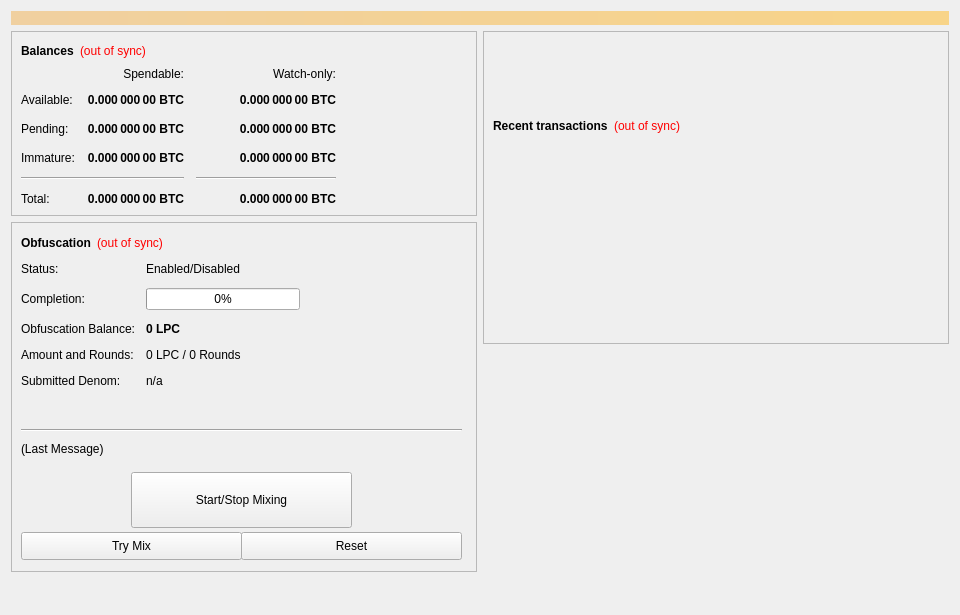
<?xml version="1.0" encoding="UTF-8"?>
<ui version="4.0">
 <class>OverviewPage</class>
 <widget class="QWidget" name="OverviewPage">
  <property name="geometry">
   <rect>
    <x>0</x>
    <y>0</y>
    <width>960</width>
    <height>615</height>
   </rect>
  </property>
  <property name="minimumSize">
   <size>
    <width>960</width>
    <height>0</height>
   </size>
  </property>
  <property name="windowTitle">
   <string>Form</string>
  </property>
  <layout class="QVBoxLayout" name="topLayout">
   <item>
    <widget class="QLabel" name="labelAlerts">
     <property name="visible">
      <bool>false</bool>
     </property>
     <property name="styleSheet">
      <string notr="true">background-color: qlineargradient(x1: 0, y1: 0, x2: 1, y2: 0, stop:0 #F0D0A0, stop:1 #F8D488); color:#000000;</string>
     </property>
     <property name="wordWrap">
      <bool>true</bool>
     </property>
     <property name="margin">
      <number>3</number>
     </property>
    </widget>
   </item>
   <item>
    <layout class="QHBoxLayout" name="horizontalLayout" stretch="1,1">
     <item>
      <layout class="QVBoxLayout" name="verticalLayout_2">
       <item>
        <widget class="QFrame" name="frame">
         <property name="frameShape">
          <enum>QFrame::StyledPanel</enum>
         </property>
         <property name="frameShadow">
          <enum>QFrame::Raised</enum>
         </property>
         <layout class="QVBoxLayout" name="verticalLayout_4">
          <item>
           <layout class="QHBoxLayout" name="horizontalLayout_4">
            <item>
             <widget class="QLabel" name="label_5">
              <property name="font">
               <font>
                <weight>75</weight>
                <bold>true</bold>
               </font>
              </property>
              <property name="text">
               <string>Balances</string>
              </property>
             </widget>
            </item>
            <item>
             <widget class="QLabel" name="labelWalletStatus">
              <property name="cursor">
               <cursorShape>WhatsThisCursor</cursorShape>
              </property>
              <property name="toolTip">
               <string>The displayed information may be out of date. Your wallet automatically synchronizes with the LightPayCash network after a connection is established, but this process has not completed yet.</string>
              </property>
              <property name="styleSheet">
               <string notr="true">QLabel { color: red; }</string>
              </property>
              <property name="text">
               <string notr="true">(out of sync)</string>
              </property>
              <property name="alignment">
               <set>Qt::AlignLeading|Qt::AlignLeft|Qt::AlignVCenter</set>
              </property>
             </widget>
            </item>
            <item>
             <spacer name="horizontalSpacer_3">
              <property name="orientation">
               <enum>Qt::Horizontal</enum>
              </property>
              <property name="sizeHint" stdset="0">
               <size>
                <width>40</width>
                <height>20</height>
               </size>
              </property>
             </spacer>
            </item>
           </layout>
          </item>
          <item>
           <layout class="QGridLayout" name="gridLayout">
            <property name="spacing">
             <number>12</number>
            </property>
            <item row="2" column="2">
             <widget class="QLabel" name="labelWatchPending">
              <property name="font">
               <font>
                <weight>75</weight>
                <bold>true</bold>
               </font>
              </property>
              <property name="cursor">
               <cursorShape>IBeamCursor</cursorShape>
              </property>
              <property name="toolTip">
               <string>Unconfirmed transactions to watch-only addresses</string>
              </property>
              <property name="text">
               <string notr="true">0.000 000 00 BTC</string>
              </property>
              <property name="alignment">
               <set>Qt::AlignRight|Qt::AlignTrailing|Qt::AlignVCenter</set>
              </property>
              <property name="textInteractionFlags">
               <set>Qt::LinksAccessibleByMouse|Qt::TextSelectableByKeyboard|Qt::TextSelectableByMouse</set>
              </property>
             </widget>
            </item>
            <item row="2" column="1">
             <widget class="QLabel" name="labelUnconfirmed">
              <property name="font">
               <font>
                <weight>75</weight>
                <bold>true</bold>
               </font>
              </property>
              <property name="cursor">
               <cursorShape>IBeamCursor</cursorShape>
              </property>
              <property name="toolTip">
               <string>Total of transactions that have yet to be confirmed, and do not yet count toward the spendable balance</string>
              </property>
              <property name="text">
               <string notr="true">0.000 000 00 BTC</string>
              </property>
              <property name="alignment">
               <set>Qt::AlignRight|Qt::AlignTrailing|Qt::AlignVCenter</set>
              </property>
              <property name="textInteractionFlags">
               <set>Qt::LinksAccessibleByMouse|Qt::TextSelectableByKeyboard|Qt::TextSelectableByMouse</set>
              </property>
             </widget>
            </item>
            <item row="3" column="2">
             <widget class="QLabel" name="labelWatchImmature">
              <property name="font">
               <font>
                <weight>75</weight>
                <bold>true</bold>
               </font>
              </property>
              <property name="cursor">
               <cursorShape>IBeamCursor</cursorShape>
              </property>
              <property name="toolTip">
               <string>Staked or masternode rewards in watch-only addresses that has not yet matured</string>
              </property>
              <property name="text">
               <string notr="true">0.000 000 00 BTC</string>
              </property>
              <property name="alignment">
               <set>Qt::AlignRight|Qt::AlignTrailing|Qt::AlignVCenter</set>
              </property>
              <property name="textInteractionFlags">
               <set>Qt::LinksAccessibleByMouse|Qt::TextSelectableByKeyboard|Qt::TextSelectableByMouse</set>
              </property>
             </widget>
            </item>
            <item row="4" column="0" colspan="2">
             <widget class="Line" name="lineSpendableBalance">
              <property name="orientation">
               <enum>Qt::Horizontal</enum>
              </property>
             </widget>
            </item>
            <item row="4" column="2">
             <widget class="Line" name="lineWatchBalance">
              <property name="sizePolicy">
               <sizepolicy hsizetype="Preferred" vsizetype="Fixed">
                <horstretch>0</horstretch>
                <verstretch>0</verstretch>
               </sizepolicy>
              </property>
              <property name="minimumSize">
               <size>
                <width>140</width>
                <height>0</height>
               </size>
              </property>
              <property name="orientation">
               <enum>Qt::Horizontal</enum>
              </property>
             </widget>
            </item>
            <item row="5" column="0">
             <widget class="QLabel" name="labelTotalText">
              <property name="text">
               <string>Total:</string>
              </property>
             </widget>
            </item>
            <item row="3" column="1">
             <widget class="QLabel" name="labelImmature">
              <property name="font">
               <font>
                <weight>75</weight>
                <bold>true</bold>
               </font>
              </property>
              <property name="cursor">
               <cursorShape>IBeamCursor</cursorShape>
              </property>
              <property name="toolTip">
               <string>Staked or masternode rewards that has not yet matured</string>
              </property>
              <property name="text">
               <string notr="true">0.000 000 00 BTC</string>
              </property>
              <property name="alignment">
               <set>Qt::AlignRight|Qt::AlignTrailing|Qt::AlignVCenter</set>
              </property>
              <property name="textInteractionFlags">
               <set>Qt::LinksAccessibleByMouse|Qt::TextSelectableByKeyboard|Qt::TextSelectableByMouse</set>
              </property>
             </widget>
            </item>
            <item row="2" column="3">
             <spacer name="horizontalSpacer_2">
              <property name="orientation">
               <enum>Qt::Horizontal</enum>
              </property>
              <property name="sizeHint" stdset="0">
               <size>
                <width>40</width>
                <height>20</height>
               </size>
              </property>
             </spacer>
            </item>
            <item row="3" column="0">
             <widget class="QLabel" name="labelImmatureText">
              <property name="text">
               <string>Immature:</string>
              </property>
             </widget>
            </item>
            <item row="5" column="1">
             <widget class="QLabel" name="labelTotal">
              <property name="font">
               <font>
                <weight>75</weight>
                <bold>true</bold>
               </font>
              </property>
              <property name="cursor">
               <cursorShape>IBeamCursor</cursorShape>
              </property>
              <property name="toolTip">
               <string>Your current total balance</string>
              </property>
              <property name="text">
               <string notr="true">0.000 000 00 BTC</string>
              </property>
              <property name="alignment">
               <set>Qt::AlignRight|Qt::AlignTrailing|Qt::AlignVCenter</set>
              </property>
              <property name="textInteractionFlags">
               <set>Qt::LinksAccessibleByMouse|Qt::TextSelectableByKeyboard|Qt::TextSelectableByMouse</set>
              </property>
             </widget>
            </item>
            <item row="5" column="2">
             <widget class="QLabel" name="labelWatchTotal">
              <property name="font">
               <font>
                <weight>75</weight>
                <bold>true</bold>
               </font>
              </property>
              <property name="cursor">
               <cursorShape>IBeamCursor</cursorShape>
              </property>
              <property name="toolTip">
               <string>Current total balance in watch-only addresses</string>
              </property>
              <property name="text">
               <string notr="true">0.000 000 00 BTC</string>
              </property>
              <property name="alignment">
               <set>Qt::AlignRight|Qt::AlignTrailing|Qt::AlignVCenter</set>
              </property>
              <property name="textInteractionFlags">
               <set>Qt::LinksAccessibleByMouse|Qt::TextSelectableByKeyboard|Qt::TextSelectableByMouse</set>
              </property>
             </widget>
            </item>
            <item row="0" column="2">
             <widget class="QLabel" name="labelWatchonly">
              <property name="text">
               <string>Watch-only:</string>
              </property>
              <property name="alignment">
               <set>Qt::AlignRight|Qt::AlignTrailing|Qt::AlignVCenter</set>
              </property>
             </widget>
            </item>
            <item row="1" column="0">
             <widget class="QLabel" name="labelBalanceText">
              <property name="text">
               <string>Available:</string>
              </property>
             </widget>
            </item>
            <item row="1" column="1">
             <widget class="QLabel" name="labelBalance">
              <property name="font">
               <font>
                <weight>75</weight>
                <bold>true</bold>
               </font>
              </property>
              <property name="cursor">
               <cursorShape>IBeamCursor</cursorShape>
              </property>
              <property name="toolTip">
               <string>Your current spendable balance</string>
              </property>
              <property name="text">
               <string notr="true">0.000 000 00 BTC</string>
              </property>
              <property name="alignment">
               <set>Qt::AlignRight|Qt::AlignTrailing|Qt::AlignVCenter</set>
              </property>
              <property name="textInteractionFlags">
               <set>Qt::LinksAccessibleByMouse|Qt::TextSelectableByKeyboard|Qt::TextSelectableByMouse</set>
              </property>
             </widget>
            </item>
            <item row="1" column="2">
             <widget class="QLabel" name="labelWatchAvailable">
              <property name="font">
               <font>
                <weight>75</weight>
                <bold>true</bold>
               </font>
              </property>
              <property name="cursor">
               <cursorShape>IBeamCursor</cursorShape>
              </property>
              <property name="toolTip">
               <string>Your current balance in watch-only addresses</string>
              </property>
              <property name="text">
               <string notr="true">0.000 000 00 BTC</string>
              </property>
              <property name="alignment">
               <set>Qt::AlignRight|Qt::AlignTrailing|Qt::AlignVCenter</set>
              </property>
              <property name="textInteractionFlags">
               <set>Qt::LinksAccessibleByMouse|Qt::TextSelectableByKeyboard|Qt::TextSelectableByMouse</set>
              </property>
             </widget>
            </item>
            <item row="2" column="0">
             <widget class="QLabel" name="labelPendingText">
              <property name="text">
               <string>Pending:</string>
              </property>
             </widget>
            </item>
            <item row="0" column="1">
             <widget class="QLabel" name="labelSpendable">
              <property name="text">
               <string>Spendable:</string>
              </property>
              <property name="alignment">
               <set>Qt::AlignRight|Qt::AlignTrailing|Qt::AlignVCenter</set>
              </property>
             </widget>
            </item>
           </layout>
          </item>
         </layout>
        </widget>
       </item>
       <item>
        <widget class="QFrame" name="frameObfuscation">
         <property name="minimumSize">
          <size>
           <width>0</width>
           <height>350</height>
          </size>
         </property>
         <property name="layoutDirection">
          <enum>Qt::LeftToRight</enum>
         </property>
         <property name="frameShape">
          <enum>QFrame::StyledPanel</enum>
         </property>
         <property name="frameShadow">
          <enum>QFrame::Raised</enum>
         </property>
         <widget class="QWidget" name="formLayoutWidget">
          <property name="geometry">
           <rect>
            <x>10</x>
            <y>40</y>
            <width>451</width>
            <height>161</height>
           </rect>
          </property>
          <layout class="QFormLayout" name="formLayout">
           <property name="fieldGrowthPolicy">
            <enum>QFormLayout::AllNonFixedFieldsGrow</enum>
           </property>
           <property name="horizontalSpacing">
            <number>11</number>
           </property>
           <property name="verticalSpacing">
            <number>12</number>
           </property>
           <item row="0" column="0">
            <widget class="QLabel" name="label_6">
             <property name="text">
              <string>Status:</string>
             </property>
            </widget>
           </item>
           <item row="1" column="0">
            <widget class="QLabel" name="label_7">
             <property name="text">
              <string>Completion:</string>
             </property>
            </widget>
           </item>
           <item row="1" column="1">
            <widget class="QProgressBar" name="obfuscationProgress">
             <property name="maximumSize">
              <size>
               <width>154</width>
               <height>16777215</height>
              </size>
             </property>
             <property name="value">
              <number>0</number>
             </property>
            </widget>
           </item>
           <item row="2" column="0">
            <widget class="QLabel" name="labelAnonymizedText">
             <property name="text">
              <string>Obfuscation Balance:</string>
             </property>
            </widget>
           </item>
           <item row="2" column="1">
            <widget class="QLabel" name="labelAnonymized">
             <property name="font">
              <font>
               <weight>75</weight>
               <bold>true</bold>
              </font>
             </property>
             <property name="text">
              <string notr="true">0 LPC</string>
             </property>
            </widget>
           </item>
           <item row="3" column="0">
            <widget class="QLabel" name="label_8">
             <property name="text">
              <string>Amount and Rounds:</string>
             </property>
            </widget>
           </item>
           <item row="3" column="1">
            <widget class="QLabel" name="labelAmountRounds">
             <property name="text">
              <string>0 LPC / 0 Rounds</string>
             </property>
            </widget>
           </item>
           <item row="4" column="0">
            <widget class="QLabel" name="label_9">
             <property name="text">
              <string>Submitted Denom:</string>
             </property>
            </widget>
           </item>
           <item row="4" column="1">
            <widget class="QLabel" name="labelSubmittedDenom">
             <property name="toolTip">
              <string>The denominations you submitted to the Masternode.&lt;br&gt;To mix, other users must submit the exact same denominations.</string>
             </property>
             <property name="text">
              <string>n/a</string>
             </property>
            </widget>
           </item>
           <item row="0" column="1">
            <widget class="QLabel" name="obfuscationEnabled">
             <property name="text">
              <string>Enabled/Disabled</string>
             </property>
            </widget>
           </item>
          </layout>
         </widget>
         <widget class="QPushButton" name="runAutoDenom">
          <property name="geometry">
           <rect>
            <x>251</x>
            <y>17</y>
            <width>1</width>
            <height>1</height>
           </rect>
          </property>
          <property name="palette">
           <palette>
            <active>
             <colorrole role="WindowText">
              <brush brushstyle="SolidPattern">
               <color alpha="255">
                <red>0</red>
                <green>0</green>
                <blue>0</blue>
               </color>
              </brush>
             </colorrole>
             <colorrole role="Button">
              <brush brushstyle="SolidPattern">
               <color alpha="255">
                <red>239</red>
                <green>238</green>
                <blue>238</blue>
               </color>
              </brush>
             </colorrole>
             <colorrole role="Light">
              <brush brushstyle="SolidPattern">
               <color alpha="255">
                <red>255</red>
                <green>255</green>
                <blue>255</blue>
               </color>
              </brush>
             </colorrole>
             <colorrole role="Midlight">
              <brush brushstyle="SolidPattern">
               <color alpha="255">
                <red>247</red>
                <green>246</green>
                <blue>246</blue>
               </color>
              </brush>
             </colorrole>
             <colorrole role="Dark">
              <brush brushstyle="SolidPattern">
               <color alpha="255">
                <red>119</red>
                <green>119</green>
                <blue>119</blue>
               </color>
              </brush>
             </colorrole>
             <colorrole role="Mid">
              <brush brushstyle="SolidPattern">
               <color alpha="255">
                <red>159</red>
                <green>159</green>
                <blue>159</blue>
               </color>
              </brush>
             </colorrole>
             <colorrole role="Text">
              <brush brushstyle="SolidPattern">
               <color alpha="255">
                <red>0</red>
                <green>0</green>
                <blue>0</blue>
               </color>
              </brush>
             </colorrole>
             <colorrole role="BrightText">
              <brush brushstyle="SolidPattern">
               <color alpha="255">
                <red>255</red>
                <green>255</green>
                <blue>255</blue>
               </color>
              </brush>
             </colorrole>
             <colorrole role="ButtonText">
              <brush brushstyle="SolidPattern">
               <color alpha="255">
                <red>0</red>
                <green>0</green>
                <blue>0</blue>
               </color>
              </brush>
             </colorrole>
             <colorrole role="Base">
              <brush brushstyle="SolidPattern">
               <color alpha="255">
                <red>255</red>
                <green>255</green>
                <blue>255</blue>
               </color>
              </brush>
             </colorrole>
             <colorrole role="Window">
              <brush brushstyle="SolidPattern">
               <color alpha="255">
                <red>239</red>
                <green>238</green>
                <blue>238</blue>
               </color>
              </brush>
             </colorrole>
             <colorrole role="Shadow">
              <brush brushstyle="SolidPattern">
               <color alpha="255">
                <red>0</red>
                <green>0</green>
                <blue>0</blue>
               </color>
              </brush>
             </colorrole>
             <colorrole role="AlternateBase">
              <brush brushstyle="SolidPattern">
               <color alpha="255">
                <red>247</red>
                <green>246</green>
                <blue>246</blue>
               </color>
              </brush>
             </colorrole>
             <colorrole role="ToolTipBase">
              <brush brushstyle="SolidPattern">
               <color alpha="255">
                <red>255</red>
                <green>255</green>
                <blue>220</blue>
               </color>
              </brush>
             </colorrole>
             <colorrole role="ToolTipText">
              <brush brushstyle="SolidPattern">
               <color alpha="255">
                <red>0</red>
                <green>0</green>
                <blue>0</blue>
               </color>
              </brush>
             </colorrole>
            </active>
            <inactive>
             <colorrole role="WindowText">
              <brush brushstyle="SolidPattern">
               <color alpha="255">
                <red>0</red>
                <green>0</green>
                <blue>0</blue>
               </color>
              </brush>
             </colorrole>
             <colorrole role="Button">
              <brush brushstyle="SolidPattern">
               <color alpha="255">
                <red>239</red>
                <green>238</green>
                <blue>238</blue>
               </color>
              </brush>
             </colorrole>
             <colorrole role="Light">
              <brush brushstyle="SolidPattern">
               <color alpha="255">
                <red>255</red>
                <green>255</green>
                <blue>255</blue>
               </color>
              </brush>
             </colorrole>
             <colorrole role="Midlight">
              <brush brushstyle="SolidPattern">
               <color alpha="255">
                <red>247</red>
                <green>246</green>
                <blue>246</blue>
               </color>
              </brush>
             </colorrole>
             <colorrole role="Dark">
              <brush brushstyle="SolidPattern">
               <color alpha="255">
                <red>119</red>
                <green>119</green>
                <blue>119</blue>
               </color>
              </brush>
             </colorrole>
             <colorrole role="Mid">
              <brush brushstyle="SolidPattern">
               <color alpha="255">
                <red>159</red>
                <green>159</green>
                <blue>159</blue>
               </color>
              </brush>
             </colorrole>
             <colorrole role="Text">
              <brush brushstyle="SolidPattern">
               <color alpha="255">
                <red>0</red>
                <green>0</green>
                <blue>0</blue>
               </color>
              </brush>
             </colorrole>
             <colorrole role="BrightText">
              <brush brushstyle="SolidPattern">
               <color alpha="255">
                <red>255</red>
                <green>255</green>
                <blue>255</blue>
               </color>
              </brush>
             </colorrole>
             <colorrole role="ButtonText">
              <brush brushstyle="SolidPattern">
               <color alpha="255">
                <red>0</red>
                <green>0</green>
                <blue>0</blue>
               </color>
              </brush>
             </colorrole>
             <colorrole role="Base">
              <brush brushstyle="SolidPattern">
               <color alpha="255">
                <red>255</red>
                <green>255</green>
                <blue>255</blue>
               </color>
              </brush>
             </colorrole>
             <colorrole role="Window">
              <brush brushstyle="SolidPattern">
               <color alpha="255">
                <red>239</red>
                <green>238</green>
                <blue>238</blue>
               </color>
              </brush>
             </colorrole>
             <colorrole role="Shadow">
              <brush brushstyle="SolidPattern">
               <color alpha="255">
                <red>0</red>
                <green>0</green>
                <blue>0</blue>
               </color>
              </brush>
             </colorrole>
             <colorrole role="AlternateBase">
              <brush brushstyle="SolidPattern">
               <color alpha="255">
                <red>247</red>
                <green>246</green>
                <blue>246</blue>
               </color>
              </brush>
             </colorrole>
             <colorrole role="ToolTipBase">
              <brush brushstyle="SolidPattern">
               <color alpha="255">
                <red>255</red>
                <green>255</green>
                <blue>220</blue>
               </color>
              </brush>
             </colorrole>
             <colorrole role="ToolTipText">
              <brush brushstyle="SolidPattern">
               <color alpha="255">
                <red>0</red>
                <green>0</green>
                <blue>0</blue>
               </color>
              </brush>
             </colorrole>
            </inactive>
            <disabled>
             <colorrole role="WindowText">
              <brush brushstyle="SolidPattern">
               <color alpha="255">
                <red>119</red>
                <green>119</green>
                <blue>119</blue>
               </color>
              </brush>
             </colorrole>
             <colorrole role="Button">
              <brush brushstyle="SolidPattern">
               <color alpha="255">
                <red>239</red>
                <green>238</green>
                <blue>238</blue>
               </color>
              </brush>
             </colorrole>
             <colorrole role="Light">
              <brush brushstyle="SolidPattern">
               <color alpha="255">
                <red>255</red>
                <green>255</green>
                <blue>255</blue>
               </color>
              </brush>
             </colorrole>
             <colorrole role="Midlight">
              <brush brushstyle="SolidPattern">
               <color alpha="255">
                <red>247</red>
                <green>246</green>
                <blue>246</blue>
               </color>
              </brush>
             </colorrole>
             <colorrole role="Dark">
              <brush brushstyle="SolidPattern">
               <color alpha="255">
                <red>119</red>
                <green>119</green>
                <blue>119</blue>
               </color>
              </brush>
             </colorrole>
             <colorrole role="Mid">
              <brush brushstyle="SolidPattern">
               <color alpha="255">
                <red>159</red>
                <green>159</green>
                <blue>159</blue>
               </color>
              </brush>
             </colorrole>
             <colorrole role="Text">
              <brush brushstyle="SolidPattern">
               <color alpha="255">
                <red>119</red>
                <green>119</green>
                <blue>119</blue>
               </color>
              </brush>
             </colorrole>
             <colorrole role="BrightText">
              <brush brushstyle="SolidPattern">
               <color alpha="255">
                <red>255</red>
                <green>255</green>
                <blue>255</blue>
               </color>
              </brush>
             </colorrole>
             <colorrole role="ButtonText">
              <brush brushstyle="SolidPattern">
               <color alpha="255">
                <red>119</red>
                <green>119</green>
                <blue>119</blue>
               </color>
              </brush>
             </colorrole>
             <colorrole role="Base">
              <brush brushstyle="SolidPattern">
               <color alpha="255">
                <red>239</red>
                <green>238</green>
                <blue>238</blue>
               </color>
              </brush>
             </colorrole>
             <colorrole role="Window">
              <brush brushstyle="SolidPattern">
               <color alpha="255">
                <red>239</red>
                <green>238</green>
                <blue>238</blue>
               </color>
              </brush>
             </colorrole>
             <colorrole role="Shadow">
              <brush brushstyle="SolidPattern">
               <color alpha="255">
                <red>0</red>
                <green>0</green>
                <blue>0</blue>
               </color>
              </brush>
             </colorrole>
             <colorrole role="AlternateBase">
              <brush brushstyle="SolidPattern">
               <color alpha="255">
                <red>239</red>
                <green>238</green>
                <blue>238</blue>
               </color>
              </brush>
             </colorrole>
             <colorrole role="ToolTipBase">
              <brush brushstyle="SolidPattern">
               <color alpha="255">
                <red>255</red>
                <green>255</green>
                <blue>220</blue>
               </color>
              </brush>
             </colorrole>
             <colorrole role="ToolTipText">
              <brush brushstyle="SolidPattern">
               <color alpha="255">
                <red>0</red>
                <green>0</green>
                <blue>0</blue>
               </color>
              </brush>
             </colorrole>
            </disabled>
           </palette>
          </property>
          <property name="focusPolicy">
           <enum>Qt::NoFocus</enum>
          </property>
          <property name="autoFillBackground">
           <bool>true</bool>
          </property>
          <property name="text">
           <string/>
          </property>
          <property name="flat">
           <bool>true</bool>
          </property>
         </widget>
         <widget class="QPushButton" name="toggleObfuscation">
          <property name="geometry">
           <rect>
            <x>120</x>
            <y>250</y>
            <width>221</width>
            <height>56</height>
           </rect>
          </property>
          <property name="sizePolicy">
           <sizepolicy hsizetype="MinimumExpanding" vsizetype="Fixed">
            <horstretch>0</horstretch>
            <verstretch>0</verstretch>
           </sizepolicy>
          </property>
          <property name="text">
           <string>Start/Stop Mixing</string>
          </property>
         </widget>
         <widget class="Line" name="lineLastMessage">
          <property name="geometry">
           <rect>
            <x>10</x>
            <y>200</y>
            <width>441</width>
            <height>16</height>
           </rect>
          </property>
          <property name="orientation">
           <enum>Qt::Horizontal</enum>
          </property>
         </widget>
         <widget class="QLabel" name="obfuscationStatus">
          <property name="geometry">
           <rect>
            <x>10</x>
            <y>220</y>
            <width>451</width>
            <height>61</height>
           </rect>
          </property>
          <property name="minimumSize">
           <size>
            <width>288</width>
            <height>43</height>
           </size>
          </property>
          <property name="text">
           <string>(Last Message)</string>
          </property>
          <property name="alignment">
           <set>Qt::AlignLeading|Qt::AlignLeft|Qt::AlignTop</set>
          </property>
          <property name="wordWrap">
           <bool>true</bool>
          </property>
         </widget>
         <widget class="QPushButton" name="obfuscationAuto">
          <property name="geometry">
           <rect>
            <x>10</x>
            <y>310</y>
            <width>221</width>
            <height>28</height>
           </rect>
          </property>
          <property name="sizePolicy">
           <sizepolicy hsizetype="MinimumExpanding" vsizetype="Fixed">
            <horstretch>0</horstretch>
            <verstretch>0</verstretch>
           </sizepolicy>
          </property>
          <property name="toolTip">
           <string>Try to manually submit a Obfuscation request.</string>
          </property>
          <property name="text">
           <string>Try Mix</string>
          </property>
         </widget>
         <widget class="QPushButton" name="obfuscationReset">
          <property name="geometry">
           <rect>
            <x>230</x>
            <y>310</y>
            <width>221</width>
            <height>28</height>
           </rect>
          </property>
          <property name="sizePolicy">
           <sizepolicy hsizetype="MinimumExpanding" vsizetype="Fixed">
            <horstretch>0</horstretch>
            <verstretch>0</verstretch>
           </sizepolicy>
          </property>
          <property name="toolTip">
           <string>Reset the current status of Obfuscation (can interrupt Obfuscation if it's in the process of Mixing, which can cost you money!)</string>
          </property>
          <property name="autoFillBackground">
           <bool>false</bool>
          </property>
          <property name="text">
           <string>Reset</string>
          </property>
         </widget>
         <widget class="QWidget" name="layoutWidget">
          <property name="geometry">
           <rect>
            <x>10</x>
            <y>10</y>
            <width>431</width>
            <height>22</height>
           </rect>
          </property>
          <layout class="QHBoxLayout" name="horizontalLayout_5">
           <item>
            <widget class="QLabel" name="label_2">
             <property name="font">
              <font>
               <weight>75</weight>
               <bold>true</bold>
              </font>
             </property>
             <property name="text">
              <string>Obfuscation</string>
             </property>
            </widget>
           </item>
           <item>
            <widget class="QLabel" name="labelObfuscationSyncStatus">
             <property name="toolTip">
              <string>The displayed information may be out of date. Your wallet automatically synchronizes with the LightPayCash network after a connection is established, but this process has not completed yet.</string>
             </property>
             <property name="styleSheet">
              <string notr="true">QLabel { color: red; }</string>
             </property>
             <property name="text">
              <string notr="true">(out of sync)</string>
             </property>
             <property name="alignment">
              <set>Qt::AlignLeading|Qt::AlignLeft|Qt::AlignVCenter</set>
             </property>
            </widget>
           </item>
           <item>
            <spacer name="horizontalSpacer_4">
             <property name="orientation">
              <enum>Qt::Horizontal</enum>
             </property>
             <property name="sizeHint" stdset="0">
              <size>
               <width>40</width>
               <height>20</height>
              </size>
             </property>
            </spacer>
           </item>
          </layout>
         </widget>
        </widget>
       </item>
       <item>
        <spacer name="verticalSpacer">
         <property name="orientation">
          <enum>Qt::Vertical</enum>
         </property>
         <property name="sizeHint" stdset="0">
          <size>
           <width>20</width>
           <height>40</height>
          </size>
         </property>
        </spacer>
       </item>
      </layout>
     </item>
     <item>
      <layout class="QVBoxLayout" name="verticalLayout_3">
       <item>
        <widget class="QFrame" name="frame_2">
         <property name="frameShape">
          <enum>QFrame::StyledPanel</enum>
         </property>
         <property name="frameShadow">
          <enum>QFrame::Raised</enum>
         </property>
         <layout class="QVBoxLayout" name="verticalLayout">
          <item>
           <spacer name="verticalSpacer_3">
            <property name="orientation">
             <enum>Qt::Vertical</enum>
            </property>
            <property name="sizeType">
             <enum>QSizePolicy::Fixed</enum>
            </property>
            <property name="sizeHint" stdset="0">
             <size>
              <width>20</width>
              <height>75</height>
             </size>
            </property>
           </spacer>
          </item>
          <item>
           <layout class="QHBoxLayout" name="horizontalLayout_2">
            <item>
             <widget class="QLabel" name="label_4">
              <property name="font">
               <font>
                <weight>75</weight>
                <bold>true</bold>
               </font>
              </property>
              <property name="text">
               <string>Recent transactions</string>
              </property>
             </widget>
            </item>
            <item>
             <widget class="QLabel" name="labelTransactionsStatus">
              <property name="cursor">
               <cursorShape>WhatsThisCursor</cursorShape>
              </property>
              <property name="toolTip">
               <string>The displayed information may be out of date. Your wallet automatically synchronizes with the LightPayCash network after a connection is established, but this process has not completed yet.</string>
              </property>
              <property name="styleSheet">
               <string notr="true">QLabel { color: red; }</string>
              </property>
              <property name="text">
               <string notr="true">(out of sync)</string>
              </property>
              <property name="alignment">
               <set>Qt::AlignRight|Qt::AlignTrailing|Qt::AlignVCenter</set>
              </property>
             </widget>
            </item>
            <item>
             <spacer name="horizontalSpacer">
              <property name="orientation">
               <enum>Qt::Horizontal</enum>
              </property>
              <property name="sizeHint" stdset="0">
               <size>
                <width>40</width>
                <height>20</height>
               </size>
              </property>
             </spacer>
            </item>
           </layout>
          </item>
          <item>
           <widget class="QListView" name="listTransactions">
            <property name="styleSheet">
             <string notr="true">QListView { background: transparent; }</string>
            </property>
            <property name="frameShape">
             <enum>QFrame::NoFrame</enum>
            </property>
            <property name="verticalScrollBarPolicy">
             <enum>Qt::ScrollBarAlwaysOff</enum>
            </property>
            <property name="horizontalScrollBarPolicy">
             <enum>Qt::ScrollBarAlwaysOff</enum>
            </property>
            <property name="selectionMode">
             <enum>QAbstractItemView::NoSelection</enum>
            </property>
           </widget>
          </item>
         </layout>
        </widget>
       </item>
       <item>
        <spacer name="verticalSpacer_2">
         <property name="orientation">
          <enum>Qt::Vertical</enum>
         </property>
         <property name="sizeType">
          <enum>QSizePolicy::Expanding</enum>
         </property>
         <property name="sizeHint" stdset="0">
          <size>
           <width>20</width>
           <height>40</height>
          </size>
         </property>
        </spacer>
       </item>
      </layout>
     </item>
    </layout>
   </item>
  </layout>
 </widget>
 <resources/>
 <connections/>
</ui>
